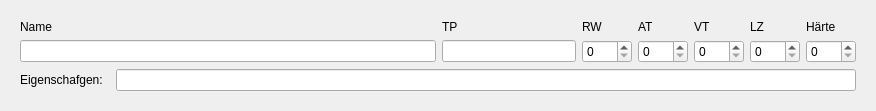
<?xml version="1.0" encoding="UTF-8"?>
<ui version="4.0">
 <class>Form</class>
 <widget class="QWidget" name="Form">
  <property name="geometry">
   <rect>
    <x>0</x>
    <y>0</y>
    <width>876</width>
    <height>101</height>
   </rect>
  </property>
  <property name="windowTitle">
   <string>Form</string>
  </property>
  <layout class="QVBoxLayout" name="verticalLayout">
   <item>
    <widget class="QWidget" name="wAngriff" native="true">
     <layout class="QGridLayout" name="gridLayout_11">
      <item row="2" column="7">
       <widget class="QSpinBox" name="sbLZ">
        <property name="minimumSize">
         <size>
          <width>50</width>
          <height>0</height>
         </size>
        </property>
       </widget>
      </item>
      <item row="1" column="4">
       <widget class="QLabel" name="label_21">
        <property name="sizePolicy">
         <sizepolicy hsizetype="Expanding" vsizetype="Preferred">
          <horstretch>0</horstretch>
          <verstretch>0</verstretch>
         </sizepolicy>
        </property>
        <property name="text">
         <string>RW</string>
        </property>
       </widget>
      </item>
      <item row="2" column="4">
       <widget class="QSpinBox" name="sbRW">
        <property name="minimumSize">
         <size>
          <width>50</width>
          <height>0</height>
         </size>
        </property>
       </widget>
      </item>
      <item row="2" column="6">
       <widget class="QSpinBox" name="sbVT">
        <property name="minimumSize">
         <size>
          <width>50</width>
          <height>0</height>
         </size>
        </property>
       </widget>
      </item>
      <item row="1" column="5">
       <widget class="QLabel" name="label_22">
        <property name="sizePolicy">
         <sizepolicy hsizetype="Expanding" vsizetype="Preferred">
          <horstretch>0</horstretch>
          <verstretch>0</verstretch>
         </sizepolicy>
        </property>
        <property name="text">
         <string>AT</string>
        </property>
       </widget>
      </item>
      <item row="2" column="3">
       <widget class="QLineEdit" name="leTP">
        <property name="sizePolicy">
         <sizepolicy hsizetype="Expanding" vsizetype="Fixed">
          <horstretch>1</horstretch>
          <verstretch>0</verstretch>
         </sizepolicy>
        </property>
       </widget>
      </item>
      <item row="1" column="0">
       <widget class="QLabel" name="label_4">
        <property name="sizePolicy">
         <sizepolicy hsizetype="Minimum" vsizetype="Preferred">
          <horstretch>0</horstretch>
          <verstretch>0</verstretch>
         </sizepolicy>
        </property>
        <property name="text">
         <string>Name</string>
        </property>
       </widget>
      </item>
      <item row="2" column="5">
       <widget class="QSpinBox" name="sbAT">
        <property name="minimumSize">
         <size>
          <width>50</width>
          <height>0</height>
         </size>
        </property>
       </widget>
      </item>
      <item row="2" column="0" colspan="3">
       <widget class="QLineEdit" name="leName">
        <property name="sizePolicy">
         <sizepolicy hsizetype="Expanding" vsizetype="Fixed">
          <horstretch>1</horstretch>
          <verstretch>0</verstretch>
         </sizepolicy>
        </property>
       </widget>
      </item>
      <item row="1" column="3">
       <widget class="QLabel" name="label_20">
        <property name="sizePolicy">
         <sizepolicy hsizetype="Expanding" vsizetype="Preferred">
          <horstretch>0</horstretch>
          <verstretch>0</verstretch>
         </sizepolicy>
        </property>
        <property name="text">
         <string>TP</string>
        </property>
       </widget>
      </item>
      <item row="2" column="8">
       <widget class="QSpinBox" name="sbHT">
        <property name="minimumSize">
         <size>
          <width>50</width>
          <height>0</height>
         </size>
        </property>
       </widget>
      </item>
      <item row="1" column="6">
       <widget class="QLabel" name="label_28">
        <property name="sizePolicy">
         <sizepolicy hsizetype="Expanding" vsizetype="Preferred">
          <horstretch>0</horstretch>
          <verstretch>0</verstretch>
         </sizepolicy>
        </property>
        <property name="text">
         <string>VT</string>
        </property>
       </widget>
      </item>
      <item row="1" column="8">
       <widget class="QLabel" name="label_30">
        <property name="sizePolicy">
         <sizepolicy hsizetype="Expanding" vsizetype="Preferred">
          <horstretch>0</horstretch>
          <verstretch>0</verstretch>
         </sizepolicy>
        </property>
        <property name="text">
         <string>Härte</string>
        </property>
       </widget>
      </item>
      <item row="1" column="7">
       <widget class="QLabel" name="label_29">
        <property name="sizePolicy">
         <sizepolicy hsizetype="Expanding" vsizetype="Preferred">
          <horstretch>0</horstretch>
          <verstretch>0</verstretch>
         </sizepolicy>
        </property>
        <property name="text">
         <string>LZ</string>
        </property>
       </widget>
      </item>
      <item row="3" column="0" colspan="9">
       <widget class="QWidget" name="widget_3" native="true">
        <property name="sizePolicy">
         <sizepolicy hsizetype="Expanding" vsizetype="Preferred">
          <horstretch>0</horstretch>
          <verstretch>0</verstretch>
         </sizepolicy>
        </property>
        <layout class="QHBoxLayout" name="horizontalLayout_2">
         <property name="leftMargin">
          <number>0</number>
         </property>
         <property name="topMargin">
          <number>0</number>
         </property>
         <property name="rightMargin">
          <number>0</number>
         </property>
         <property name="bottomMargin">
          <number>0</number>
         </property>
         <item>
          <widget class="QLabel" name="label_31">
           <property name="sizePolicy">
            <sizepolicy hsizetype="Minimum" vsizetype="Preferred">
             <horstretch>0</horstretch>
             <verstretch>0</verstretch>
            </sizepolicy>
           </property>
           <property name="minimumSize">
            <size>
             <width>90</width>
             <height>0</height>
            </size>
           </property>
           <property name="text">
            <string>Eigenschafgen: </string>
           </property>
          </widget>
         </item>
         <item>
          <widget class="QLineEdit" name="leEigenschaften">
           <property name="sizePolicy">
            <sizepolicy hsizetype="Expanding" vsizetype="Fixed">
             <horstretch>2</horstretch>
             <verstretch>0</verstretch>
            </sizepolicy>
           </property>
          </widget>
         </item>
        </layout>
       </widget>
      </item>
     </layout>
    </widget>
   </item>
  </layout>
 </widget>
 <tabstops>
  <tabstop>leName</tabstop>
  <tabstop>leTP</tabstop>
  <tabstop>sbRW</tabstop>
  <tabstop>sbAT</tabstop>
  <tabstop>sbVT</tabstop>
  <tabstop>sbLZ</tabstop>
  <tabstop>sbHT</tabstop>
  <tabstop>leEigenschaften</tabstop>
 </tabstops>
 <resources/>
 <connections/>
</ui>
